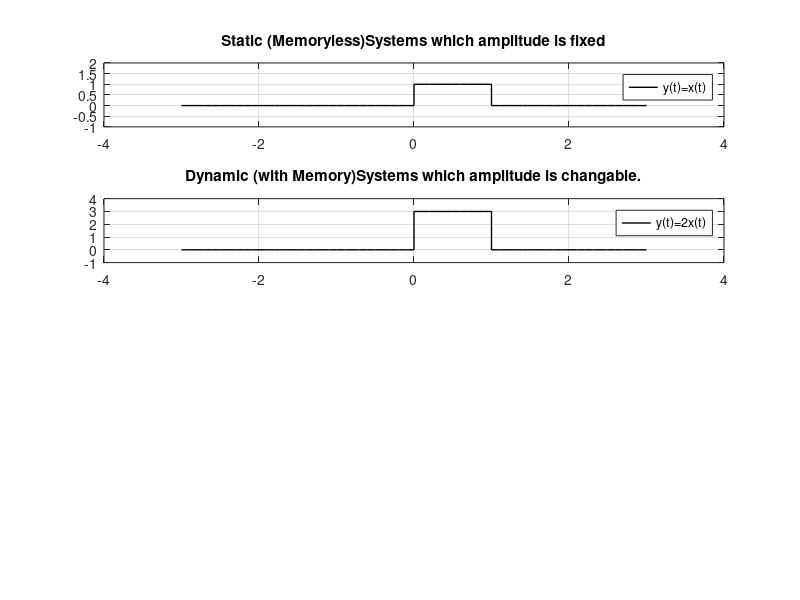

Write MATLAB code to recreate this figure.
t1 = -3:.1:0;
x1 =zeros(size(t1));
t2 = 0:.1:1;
x2 = ones(size(t2));
t3 = 1:.1:3;
x3 = zeros(size(t3));
t = [t1 t2 t3];
x = [x1 x2 x3];
subplot(411);
plot(t,x,'black','LineWidth',1);
grid on;
title('Static (Memoryless)Systems which amplitude is fixed');
xlim([-4 4]);
ylim([-1 2]);
legend('y(t)=x(t)');


subplot(412);
plot(t,3*x,'black','LineWidth',1);
grid on;
title('Dynamic (with Memory)Systems which amplitude is changable.');
xlim([-4 4]);
ylim([-1 4]);
legend('y(t)=2x(t)');